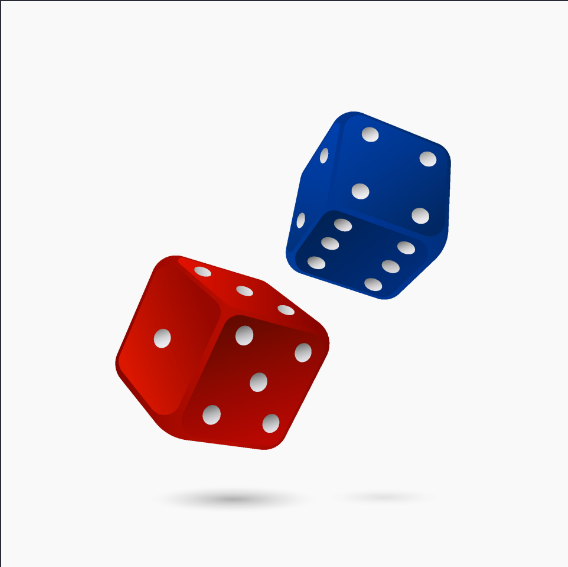
#> input picture Arquivos em Python/AtividadesFaculdade/Manipulando imagens OpenCV/dados.png, 568 x 567 px
$ python index2.py
#> lines starting #> are read from the running program, lines starting #| are printed output that depends on the picture
import cv2
import numpy as np

imagem = cv2.imread('./dados.png')
#> imagem is the input picture: shape (567, 568, 3); mean B, G, R 218.3, 213.9, 223.8

imagem_cinza = cv2.cvtColor(imagem, cv2.COLOR_BGR2GRAY)
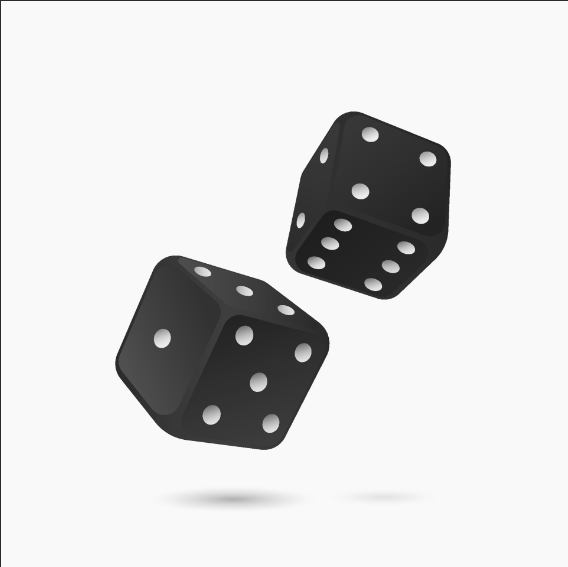
#> imagem_cinza: shape (567, 568); min 30, max 251, mean 217.4
imagens_ao_lado = np.hstack((imagem, cv2.cvtColor(imagem_cinza, cv2.COLOR_GRAY2BGR)))
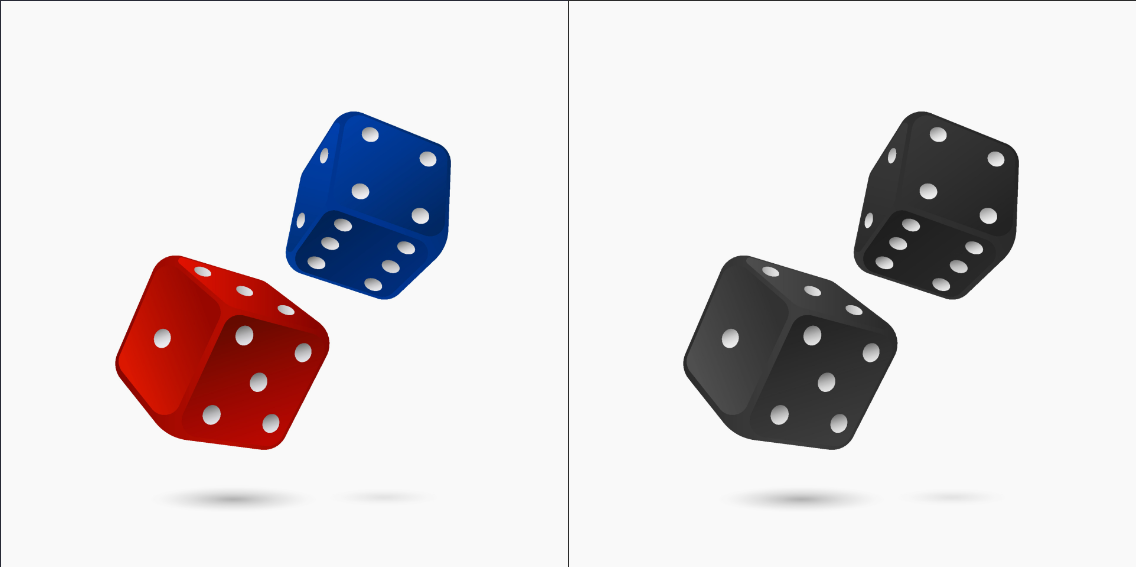
#> imagens_ao_lado: shape (567, 1136, 3); mean B, G, R 217.8, 215.6, 220.6
cv2.imshow('Imagens', imagens_ao_lado)
cv2.waitKey(0)
cv2.destroyAllWindows()
